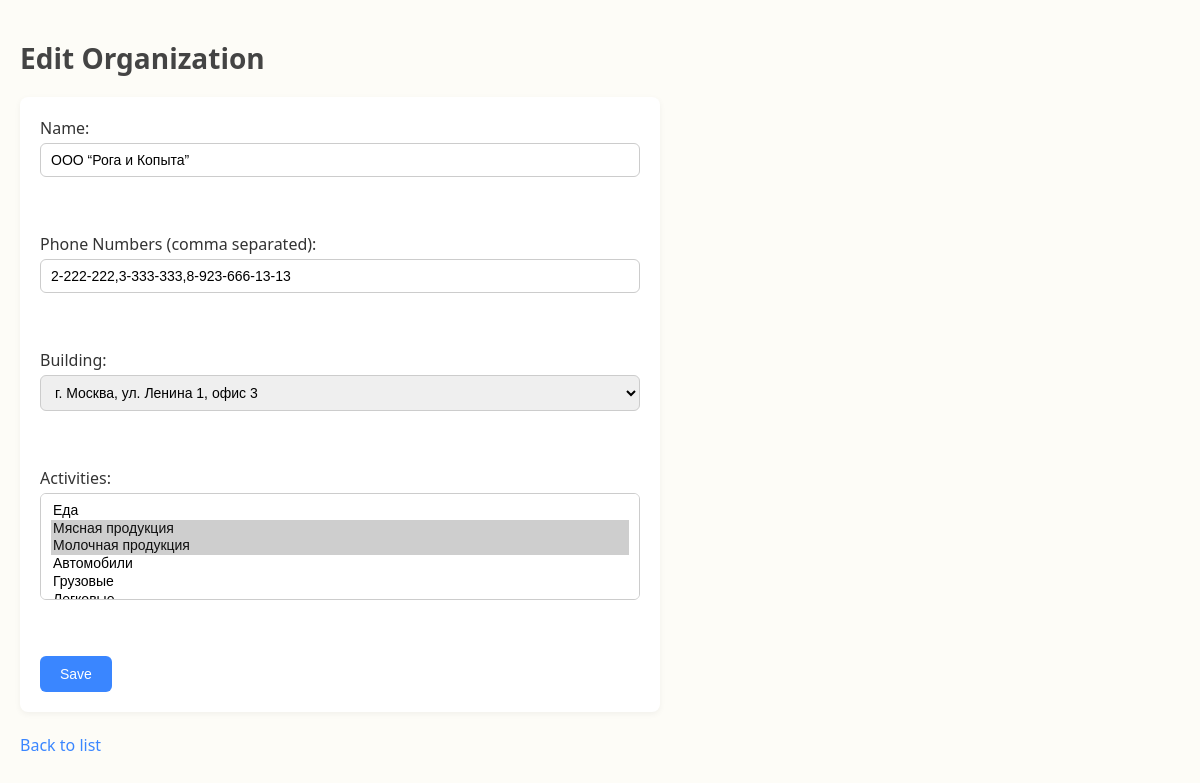
Page /organizations/org/edit/1 on the earlier database version.
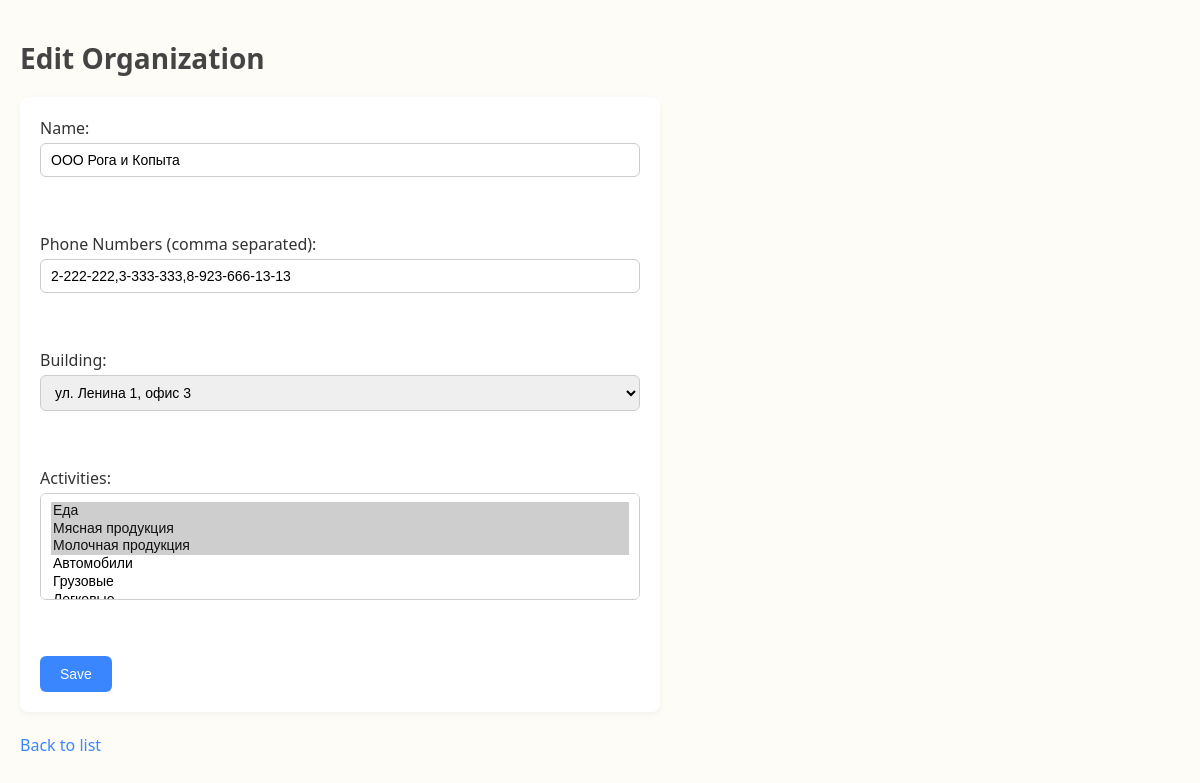
Same page on the later database version.
### app/models.py (models this page shows)
class Organization(Base):
    __tablename__ = "organizations"
    id = Column(Integer, primary_key=True, index=True)
    name = Column(String, index=True, nullable=False)
    phone_numbers = Column(String)  # хранить через запятую
    building_id = Column(Integer, ForeignKey("buildings.id"))
    building = relationship("Building", back_populates="organizations")
    activities = relationship("Activity", secondary=organization_activity, back_populates="organizations")

class Building(Base):
    __tablename__ = "buildings"
    id = Column(Integer, primary_key=True, index=True)
    address = Column(String, unique=True, nullable=False)
    latitude = Column(Float, nullable=False)
    longitude = Column(Float, nullable=False)
    organizations = relationship("Organization", back_populates="building")

### app/routers/organizations.py (the view)
@router.get("/org/edit/{org_id}")
def edit_organization_form(request: Request, org_id: int, db: Session = Depends(deps.get_db)):
    org = db.query(models.Organization).filter(models.Organization.id == org_id).first()
    if not org:
        return RedirectResponse("/organizations", status_code=303)
    org.phone_numbers = org.phone_numbers.split(",") if org.phone_numbers else []
    org.activity_ids = [a.id for a in org.activities] if org.activities else []
    buildings = db.query(models.Building).all()
    activities = db.query(models.Activity).all()
    return templates.TemplateResponse("org_form.html", {
        "request": request,
        "org": org,
        "buildings": buildings,
        "activities": activities
    })

### app/templates/org_form.html (shortened to what this page needs)
<!DOCTYPE html>
<html>
<head>
    <link rel="stylesheet" href="/static/css/style.css">
</head>
<body>
    <h1>{{ 'Edit' if org else 'Create' }} Organization</h1>
    <form method="post">
        <label>Name: <input type="text" name="name" value="{{ org.name if org else '' }}"></label><br><br>
        <label>Phone Numbers (comma separated): <input type="text" name="phone_numbers" value="{{ org.phone_numbers | join(',') if org else '' }}"></label><br><br>
        <label>Building:
            <select name="building_id">
                {% for b in buildings %}
                <option value="{{ b.id }}" {% if org and org.building_id == b.id %}selected{% endif %}>{{ b.address }}</option>
                {% endfor %}
            </select>
        </label><br><br>
        <label>Activities:
            <select name="activity_ids" multiple size="5">
                {% for a in activities %}
                <option value="{{ a.id }}" {% if org and a.id in org.activity_ids %}selected{% endif %}>
                    {{ a.name }}
                </option>
                {% endfor %}
            </select>
        </label><br><br>
        <button type="submit">Save</button>
    </form>
    <br>
    <a href="/organizations">Back to list</a>
</body>
</html>

Differences in the rows shown:
changed Organization: name "ООО “Рога и Копыта”" → "ООО Рога и Копыта"; building_id "г. Москва, ул. Ленина 1, офис 3" → "ул. Ленина 1, офис 3"
Other differences:
form field activity_ids: "Еда / Мясная продукция ☑ / Молочная продукция ☑ / Автомобили / Грузовые" → "Еда ☑ / Мясная продукция ☑ / Молочная продукция ☑ / Автомобили / Грузовые"
